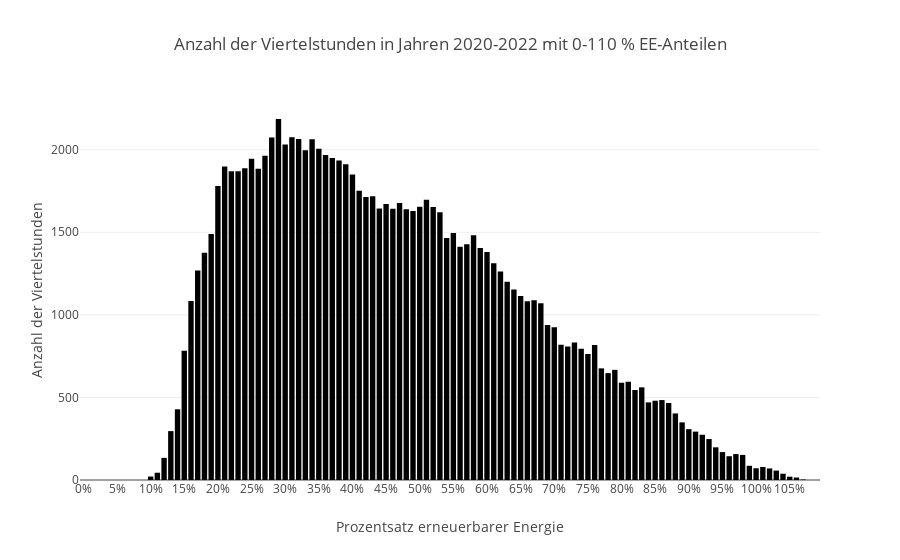
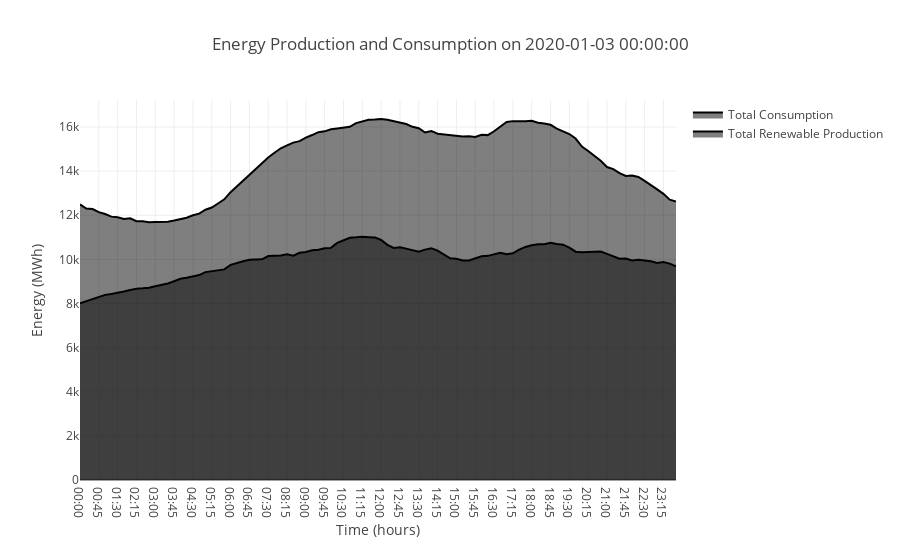
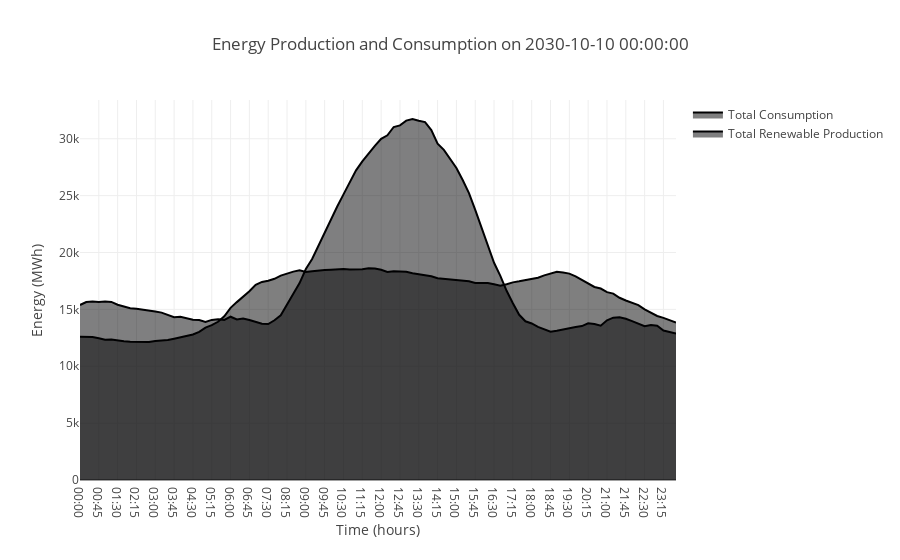
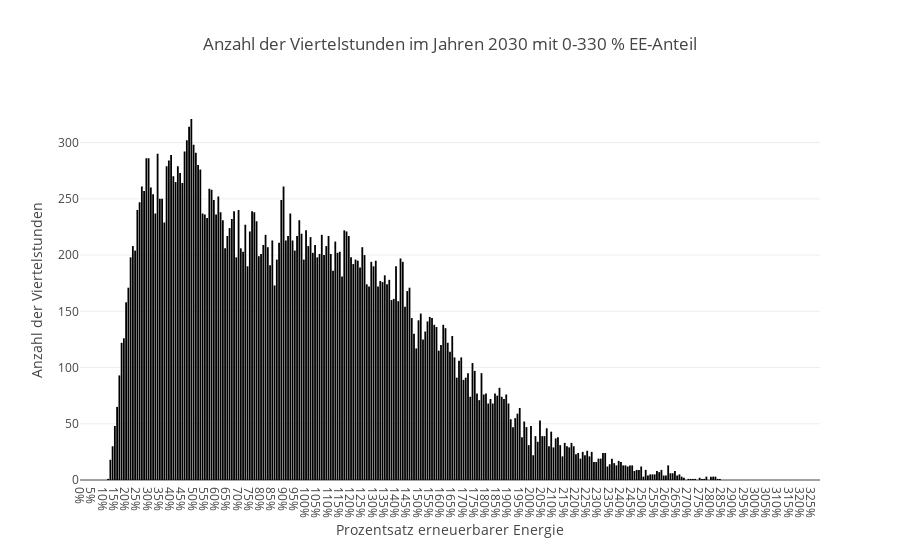

Notebook code cell kept with these figures, in order:
### Code cell
# Main program
def main():
    # File names
    file_production = 'Realisierte_Erzeugung_202001010000_202212312359_Viertelstunde.csv'
    file_consumption = 'Realisierter_Stromverbrauch_202001010000_202212312359_Viertelstunde.csv'

    # Read and clean data
    production_df, consumption_df, total_renewable_production, total_consumption, data_by_year = read_and_clean_data(file_production, file_consumption)
    
    # Find dark lulls for the years 2020-2022
    find_dark_lulls_for_years(production_df, columns_to_clean=['Biomass', 'Hydroelectric', 'Wind Offshore', 'Wind Onshore', 'Photovoltaic', 'Other Renewable'])

    # Berechnung und Anzeige des Histogramms für erneuerbare Anteile
    calculate_and_display_renewable_shares_histogram(total_renewable_production, total_consumption)
    calculate_and_display_data_by_year(data_by_year)

    plot_energy_consumption_and_production(production_df, consumption_df, columns_to_clean=['Biomass', 'Hydroelectric', 'Wind Offshore', 'Wind Onshore', 'Photovoltaic', 'Other Renewable'])

    process_and_plot_2030_data(production_df, consumption_df)
    
if __name__ == "__main__":
    main()
